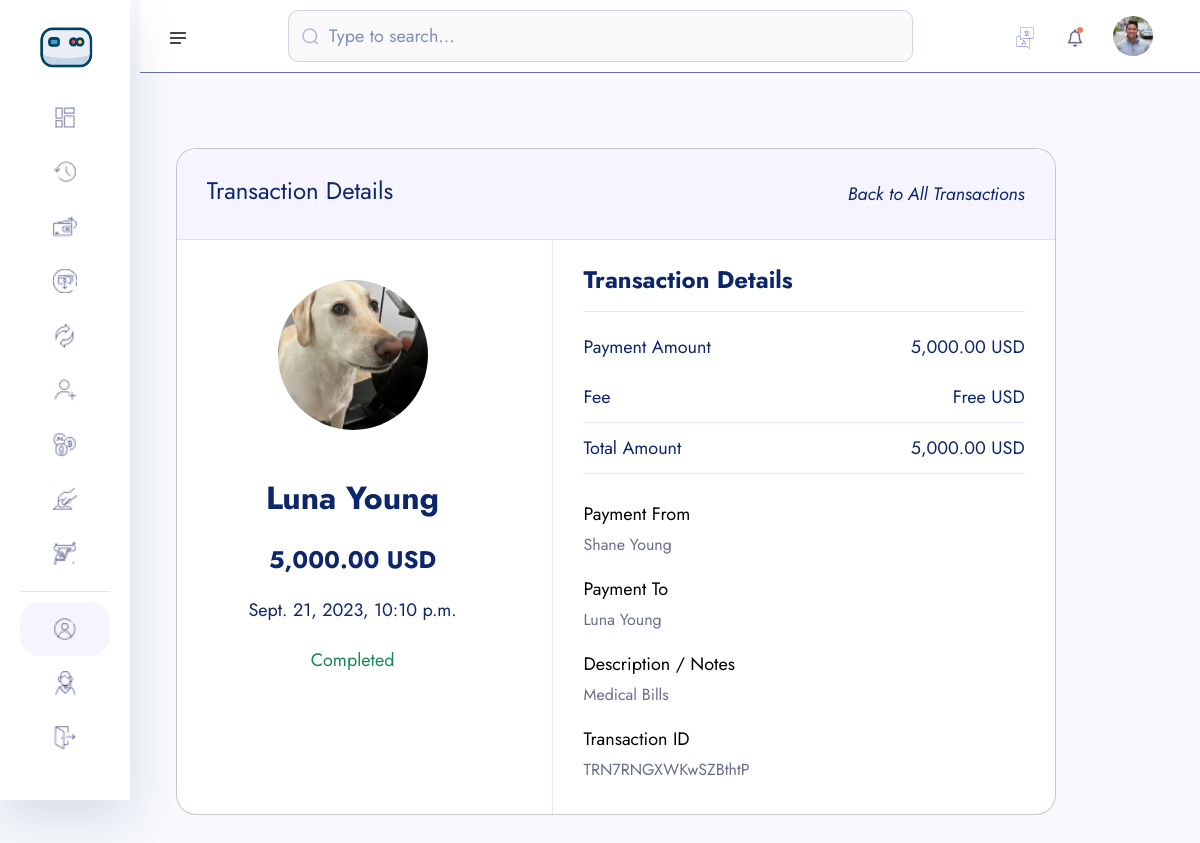
The app's page /transaction-detail/TRN7RNGXWKwSZBthtP/ (signed in), older data.
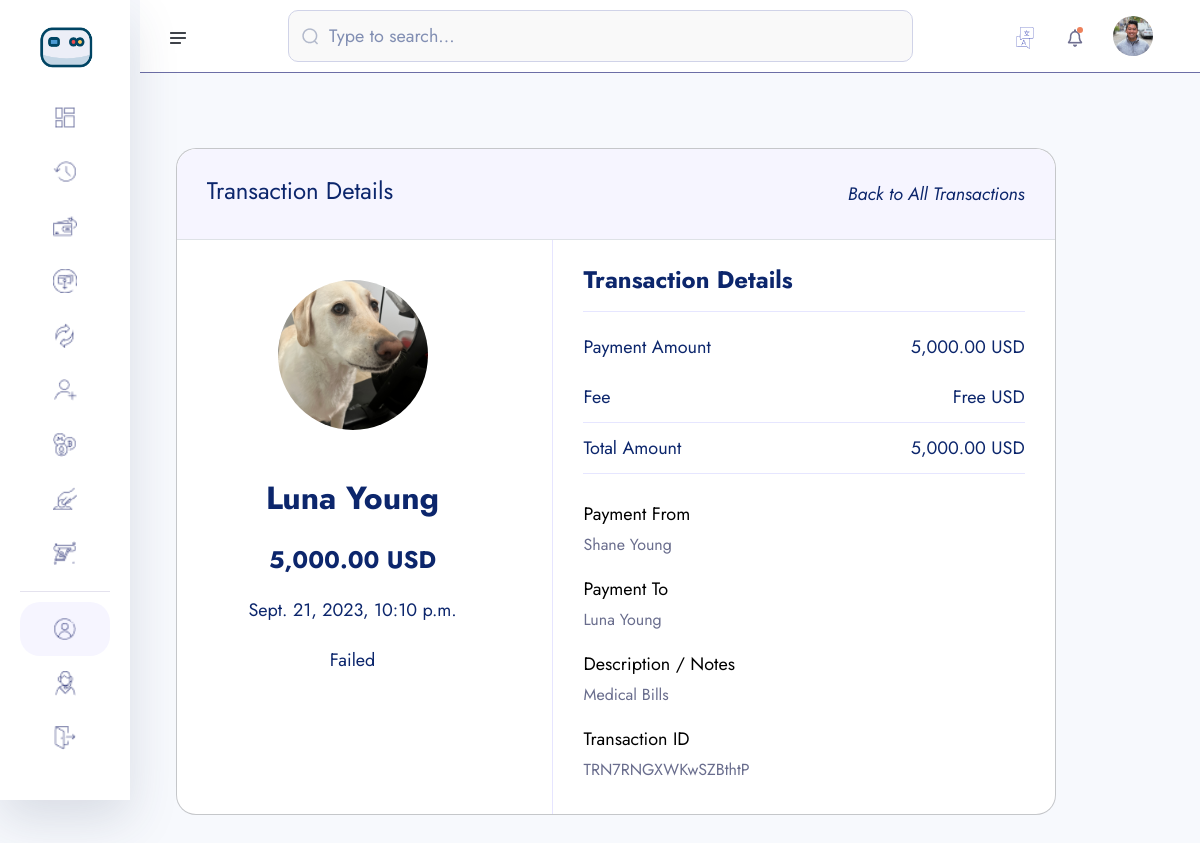
The same page, newer data.
### main_app/models.py (models this page shows, shortened)
class Transaction(models.Model):
    transaction_id = ShortUUIDField(unique=True, length=15, max_length=20, prefix="TRN")
    user = models.ForeignKey(User, on_delete=models.SET_NULL, null=True, related_name="user")
    amount = models.DecimalField(max_digits=12, decimal_places=2, default=0.00)
    description = models.CharField(max_length=1000, null=True, blank=True)
    recipient = models.ForeignKey(User, on_delete=models.SET_NULL, null=True, related_name="recipient")
    sender = models.ForeignKey(User, on_delete=models.SET_NULL, null=True, related_name="sender")
    recipient_account = models.ForeignKey(Account, on_delete=models.SET_NULL, null=True, related_name="recipient_account")
    sender_account = models.ForeignKey(Account, on_delete=models.SET_NULL, null=True, related_name="sender_account")
    status = models.CharField(choices=TRANSACTION_STATUS, max_length=100, default="Pending")
    transaction_type = models.CharField(choices=TRANSACTION_TYPE, max_length=100, default="None")
    date = models.DateTimeField(auto_now_add=True)
    updated = models.DateTimeField(auto_now_add=False, null=True, blank=True)

### userauths/models.py (models this page shows, shortened)
class User(AbstractUser):
    username = models.CharField(max_length=100)
    email = models.EmailField(unique=True)
    is_staff = models.BooleanField(default=False)
    is_superuser = models.BooleanField(default=False)
    USERNAME_FIELD = 'email'
    REQUIRED_FIELDS = ['username']

### account/models.py (models this page shows, shortened)
class KYC(models.Model):
    id = models.UUIDField(primary_key=True, unique=True, default=uuid.uuid4, editable=False)
    user = models.OneToOneField(User, on_delete=models.CASCADE)
    account = models.OneToOneField(Account, on_delete=models.CASCADE, null=True, blank=True)
    full_name = models.CharField(max_length=1000)
    image = models.ImageField(upload_to="kyc", default="default.jpg")
    marital_status = models.CharField(choices=MARITAL_STATUS, max_length=40)
    gender = models.CharField(choices=GENDER, max_length=40)
    identity_type = models.CharField(choices=IDENTITY_TYPE, max_length=140)
    identity_image = models.ImageField(upload_to="kyc", null=True, blank=True)
    date_of_birth = models.DateTimeField(auto_now_add=False)
    signature = models.ImageField(upload_to="kyc")
    country = models.CharField(max_length=100)
    state = models.CharField(max_length=100)
    city = models.CharField(max_length=100)
    mobile = models.CharField(max_length=1000)
    fax = models.CharField(max_length=1000)
    date = models.DateTimeField(auto_now_add=True)

### main_app/transaction.py (the view)
# urls.py: path("transaction-detail/<transaction_id>/", transaction.transaction_detail, name="transaction-detail"),
@login_required
def transaction_detail(request, transaction_id):
    transaction = Transaction.objects.get(transaction_id=transaction_id)
    context = {
        "transaction":transaction,
    }
    return render(request, "transaction/transaction-detail.html", context)

### templates/transaction/transaction-detail.html (shortened to what the changed rows need)
{% extends "partials/dashboard-base.html" %}
{% load static %}
{% load humanize %}
{% block content %}
    <section class="dashboard-section body-collapse">
        <div class="overlay pt-120">
            <div class="container-fruid">
                <div class="row">
                    <div class="col-xl-11 col-lg-11">
                        <div class="section-content">
                            <div class="transactions-popup">
                                <div class="container-fruid">
                                    <div class="row">
                                        <div class="col-lg-12">
                                            <div>
                                                <div class="modal-dialog modal-dialog-centered">
                                                    <div class="modal-content">
                                                        <div class="main-content">
                                                            <div class="row">
                                                                <div class="col-sm-5 text-center">
                                                                    <div class="icon-area">
                                                                        <img style="width: 150px; height: 150px; border-radius: 50%; object-fit: cover;" src="{{transaction.recipient.kyc.image.url}}" alt="icon">
                                                                    </div>
                                                                    <div class="text-area">
                                                                        <h4 class="mt-2"><b>{{transaction.recipient.kyc.full_name|title}}</b></h4><br>
                                                                        <h5><b>{{transaction.amount|intcomma}} USD</b></h5>
                                                                        <p>{{transaction.date}}</p>
                                                                        {% if transaction.status == 'Completed' %}
                                                                            <p class="text-success">{{transaction.status|title}}</p>
                                                                        {% endif %}
                                                                        {% if transaction.status == 'Failed' %}
                                                                            <p class="danger">{{transaction.status|title}}</p>
                                                                        {% endif %}
                                                                    </div>
                                                                </div>
                                                                <div class="col-sm-7">
                                                                    <div class="right-area">
                                                                        <ul class="payment-details">
                                                                            <li>
                                                                                <span>Payment Amount</span>
                                                                                <span>{{transaction.amount|intcomma}} USD</span>
                                                                            </li>
                                                                            <li>
                                                                                <span>Total Amount</span>
                                                                                <span>{{transaction.amount|intcomma}} USD</span>
                                                                            </li>
                                                                        </ul>
                                                                        <ul class="payment-info">
                                                                            <li>
                                                                                <p>Payment From</p>
                                                                                <span class="mdr">{{transaction.sender.kyc.full_name|title}}</span>
                                                                            </li>
                                                                            <li>
                                                                                <p>Payment To</p>
                                                                                <span class="mdr">{{transaction.recipient.kyc.full_name|title}}</span>
                                                                            </li>
                                                                            <li>
                                                                                <p>Description / Notes</p>
                                                                                <span class="mdr">{{transaction.description}}</span>
                                                                            </li>
                                                                            <li>
                                                                                <p>Transaction ID</p>
                                                                                <span class="mdr">{{transaction.transaction_id}}</span>
                                                                            </li>
                                                                        </ul>
                                                                    </div>
                                                                </div>
                                                            </div>
                                                        </div>
                                                    </div>
                                                </div>
                                            </div>
                                        </div>
                                    </div>
                                </div>
                            </div>
                        </div>
                    </div>
                </div>
            </div>
        </div>
    </section>
{% endblock content %}

Row changes from the older to the newer data that the page shows:
changed Transaction "Medical Bills": status "Completed" → "Failed"
